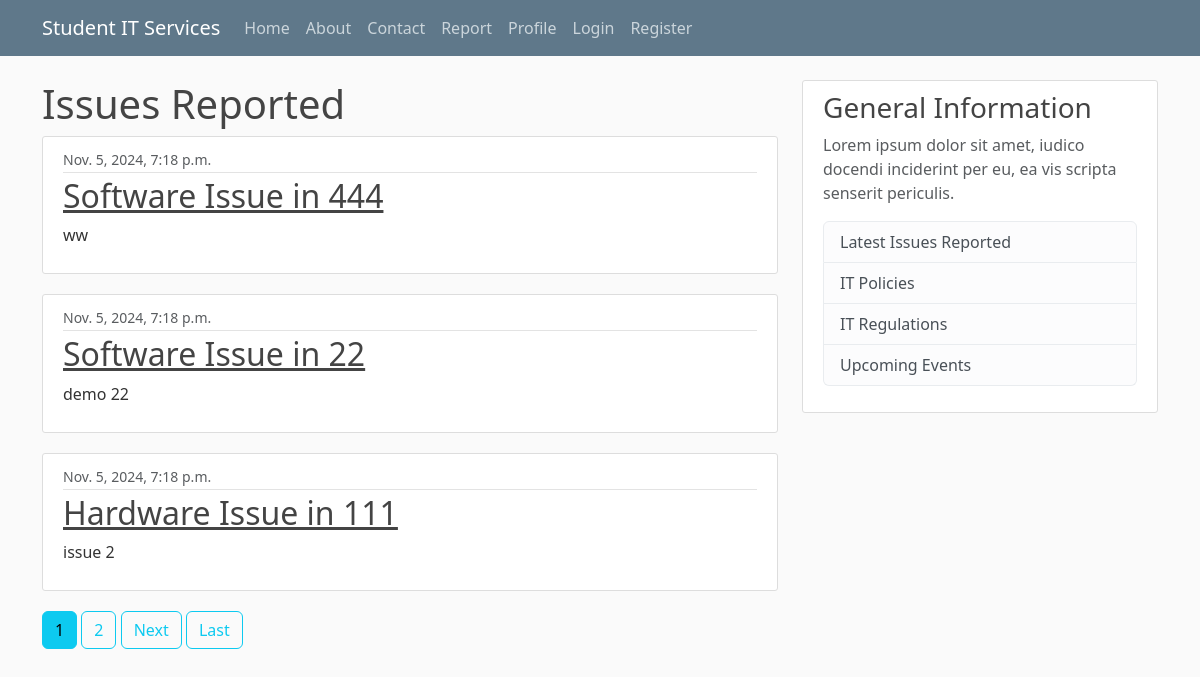
The page /report/ on the database its author committed.
### itreporting/models.py (models this page shows, shortened)
class Issue(models.Model):
    type = models.CharField(max_length=100, choices = [('Hardware', 'Hardware'), ('Software', 'Software')])
    room = models.CharField(max_length=100)
    urgent = models.BooleanField(default = False)
    details = models.TextField()
    date_submitted = models.DateTimeField(default=timezone.now)
    description = models.TextField()
    author = models.ForeignKey(User, related_name = 'issues', on_delete=models.CASCADE)
    def __str__(self):
        return f'{self.type} Issue in {self.room}'

### itreporting/views.py (the view)
# urls.py: path('report/', PostListView.as_view(), name = 'report'),
class PostListView(ListView):
    model = Issue
    ordering = ['-date_submitted']
    template_name = 'itreporting/report.html'
    context_object_name = 'issues'
    paginate_by = 3  # Optional pagination

### users/models.py (called while the page is built)
    def __str__(self):
        return f'{self.user.first_name} {self.user.last_name}'

### itreporting/templates/itreporting/report.html (shortened to what this page needs)
{% extends "itreporting/base.html" %}
{% block content %}
<h1>Issues Reported</h1>
{% for issue in issues %}
    <article class="media content-section">
        <div class="media-body">
            <div class="article-metadata">
                <small class="text-muted">{{ issue.date_submitted }}</small>
            </div>
            <h2><a class="article-title" href="{% url 'itreporting:issue-detail' issue.id %}">{{ issue }}</a></h2>
            <p class="article-content">{{ issue.details }}</p>
        </div>
    </article>
{% endfor %}
{% if is_paginated %}
{% for num in page_obj.paginator.page_range %}
{% if page_obj.number == num %}
    <a class="btn btn-info mb-4" href="?page={{num}}">{{num}}</a>
{% elif num > page_obj.number|add:'-3' and num < page_obj.number|add:'3' %}
    <a class="btn btn-outline-info mb-4" href="?page={{num}}">{{num}}</a>
{% endif %}
{% endfor %}
{% if page_obj.has_next %}
    <a class="btn btn-outline-info mb-4" href="?page={{page_obj.next_page_number}}">Next</a>
    <a class="btn btn-outline-info mb-4" href="?page={{page_obj.paginator.num_pages}}">Last</a>
{% endif %}
{% endif %}
{% endblock %}

### itreporting/templates/itreporting/base.html (shortened to what this page needs)
{% load static %}
<!DOCTYPE html>
<html>
<head>
    <link href="https://cdn.jsdelivr.net/npm/bootstrap@5.3.3/dist/css/bootstrap.min.css" rel="stylesheet">
    <link rel="stylesheet" type="text/css" href="{% static 'css/styles.css' %}" />
</head>
<body>
    <div class="container">
        <header class="site-header">
            <nav class="navbar navbar-expand-md navbar-dark bg-steel fixed-top">
                <div class="container">
                <a class="navbar-brand mr-4" href="{% url 'itreporting:home' %}">Student IT Services</a>
                <div class="collapse navbar-collapse" id="navbarToggle">
                    <div class="navbar-nav mr-auto">
                        <a class="nav-item nav-link" href="{% url 'itreporting:home' %}">Home</a>
                        <a class="nav-item nav-link" href="{% url 'itreporting:about' %}">About</a>
                        <a class="nav-item nav-link" href="{% url 'itreporting:contact' %}">Contact</a>
                        <a class="nav-item nav-link" href="{% url 'itreporting:report' %}">Report</a>
                    </div>
                    <div class="navbar-nav">
                        <div class="navbar-nav">
                            <a class="nav-item nav-link" href="{% url 'profile' %}">Profile</a>
                            {% if user.is_authenticated %}
                            <a class="nav-item nav-link" href="{% url 'itreporting:issue-create' %}">Report New Issue</a>
                             <form method="post" id="frm_logout" action="{% url 'logout' %}" style="display:inline;">
                             {% csrf_token %}
                                <button type="submit" class="nav-item nav-link" style="background:none; border:none; cursor:pointer;">Logout</button>
                            </form>
                            {% else %}
                                <a class="nav-item nav-link" href="{% url 'login' %}">Login</a>
                                <a class="nav-item nav-link" href="{% url 'register' %}">Register</a>
                            {% endif %}
                        </div>
                    </div>
                </div>
                </div>
            </nav>
        </header>
        <div class="row">
            <div class="col-md-8">
            {% block content %}{% endblock %}
            </div>
            <div class="col-md-4">
                <div class="content-section">
                    <h3>General Information</h3>
                    <p class='text-muted'>Lorem ipsum dolor sit amet, iudico docendi inciderint per eu, ea vis scripta senserit periculis.
                      <ul class="list-group">
                        <li class="list-group-item list-group-item-light">Latest Issues Reported</li>
                        <li class="list-group-item list-group-item-light">IT Policies</li>
                        <li class="list-group-item list-group-item-light">IT Regulations</li>
                        <li class="list-group-item list-group-item-light">Upcoming Events</li>
                      </ul>
                    </p>
                  </div>
            </div>
        </div>
    </div>
<script src="https://cdn.jsdelivr.net/npm/bootstrap@5.3.3/dist/js/bootstrap.min.js"></script></body>
</html>

### itreporting/static/css/styles.css (style rules this page uses)
body { background: #fafafa; color: #333333; margin-top: 5rem; }
h1, h2, h3, h4, h5, h6 { color: #444444; }
ul { margin: 0; }
.bg-steel { background-color: #5f788a; }
.site-header .navbar-nav .nav-link { color: #cbd5db; }
.content-section { background: #ffffff; padding: 10px 20px; border: 1px solid #dddddd; border-radius: 3px; margin-bottom: 20px; }
.article-title { color: #444444; }
.article-content { white-space: pre-line; }
.article-metadata { padding-bottom: 1px; margin-bottom: 4px; border-bottom: 1px solid #e3e3e3 }

### rows shown on the page
Issue: date_submitted "Nov. 5, 2024, 7:18 p.m.", type+room "Software Issue in 444", details "ww"
Issue: date_submitted "Nov. 5, 2024, 7:18 p.m.", type+room "Software Issue in 22", details "demo 22"
Issue: date_submitted "Nov. 5, 2024, 7:18 p.m.", type+room "Hardware Issue in 111", details "issue 2"

### other values the page prints
{{ num }} "1"
{{ num }} "2"
